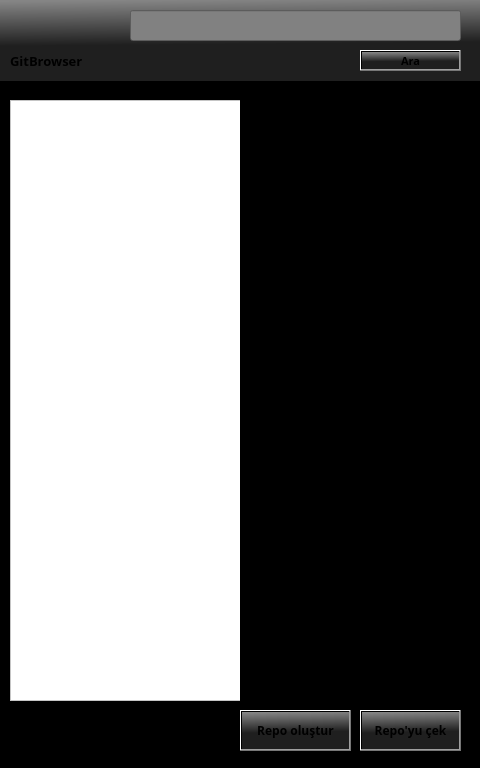
<?xml version="1.0" encoding="UTF-8"?>
<ui version="4.0">
 <class>Form</class>
 <widget class="QWidget" name="Form">
  <property name="geometry">
   <rect>
    <x>0</x>
    <y>0</y>
    <width>480</width>
    <height>768</height>
   </rect>
  </property>
  <property name="windowTitle">
   <string>Form</string>
  </property>
  <property name="styleSheet">
   <string notr="true">background-color: rgb(0, 0, 0);</string>
  </property>
  <widget class="QFrame" name="frame">
   <property name="geometry">
    <rect>
     <x>0</x>
     <y>0</y>
     <width>481</width>
     <height>781</height>
    </rect>
   </property>
   <property name="frameShape">
    <enum>QFrame::Shape::StyledPanel</enum>
   </property>
   <property name="frameShadow">
    <enum>QFrame::Shadow::Raised</enum>
   </property>
   <widget class="QFrame" name="frame_2">
    <property name="geometry">
     <rect>
      <x>0</x>
      <y>0</y>
      <width>481</width>
      <height>81</height>
     </rect>
    </property>
    <property name="styleSheet">
     <string notr="true">background-color: qlineargradient(spread:pad, x1:0.35, y1:0.551227, x2:0.321858, y2:0, stop:0 rgba(31, 31, 31, 255), stop:1 rgba(133, 133, 133, 255));</string>
    </property>
    <property name="frameShape">
     <enum>QFrame::Shape::NoFrame</enum>
    </property>
    <property name="frameShadow">
     <enum>QFrame::Shadow::Raised</enum>
    </property>
    <widget class="QLineEdit" name="lineEdit">
     <property name="geometry">
      <rect>
       <x>130</x>
       <y>10</y>
       <width>331</width>
       <height>31</height>
      </rect>
     </property>
     <property name="styleSheet">
      <string notr="true">
background-color: rgb(129, 129, 129);</string>
     </property>
    </widget>
    <widget class="QLabel" name="label_2">
     <property name="geometry">
      <rect>
       <x>10</x>
       <y>50</y>
       <width>101</width>
       <height>21</height>
      </rect>
     </property>
     <property name="font">
      <font>
       <family>Droid Sans</family>
       <pointsize>10</pointsize>
       <bold>true</bold>
      </font>
     </property>
     <property name="styleSheet">
      <string notr="true">background-color: rgba(255, 255, 255,0);</string>
     </property>
     <property name="text">
      <string>GitBrowser</string>
     </property>
    </widget>
    <widget class="QPushButton" name="pushButton_3">
     <property name="geometry">
      <rect>
       <x>360</x>
       <y>50</y>
       <width>101</width>
       <height>21</height>
      </rect>
     </property>
     <property name="font">
      <font>
       <family>Droid Sans</family>
       <pointsize>8</pointsize>
       <bold>true</bold>
      </font>
     </property>
     <property name="styleSheet">
      <string notr="true">background-color: qlineargradient(spread:pad, x1:0.35, y1:0.551227, x2:0.321858, y2:0, stop:0 rgba(31, 31, 31, 255), stop:1 rgba(133, 133, 133, 255));</string>
     </property>
     <property name="text">
      <string>Ara</string>
     </property>
    </widget>
    <widget class="QLabel" name="label_3">
     <property name="geometry">
      <rect>
       <x>30</x>
       <y>10</y>
       <width>41</width>
       <height>41</height>
      </rect>
     </property>
     <property name="font">
      <font>
       <family>Droid Sans</family>
       <pointsize>10</pointsize>
       <bold>true</bold>
      </font>
     </property>
     <property name="styleSheet">
      <string notr="true">background-color: rgba(255, 255, 255,0);</string>
     </property>
     <property name="text">
      <string/>
     </property>
     <property name="pixmap">
      <pixmap>../Downloads/Frame 20 (1).png</pixmap>
     </property>
     <property name="scaledContents">
      <bool>true</bool>
     </property>
    </widget>
   </widget>
   <widget class="QTreeView" name="treeView">
    <property name="geometry">
     <rect>
      <x>10</x>
      <y>100</y>
      <width>231</width>
      <height>601</height>
     </rect>
    </property>
    <property name="styleSheet">
     <string notr="true">background-color: rgb(255, 255, 255);</string>
    </property>
   </widget>
   <widget class="QTreeView" name="treeView_2">
    <property name="geometry">
     <rect>
      <x>240</x>
      <y>100</y>
      <width>231</width>
      <height>601</height>
     </rect>
    </property>
   </widget>
   <widget class="QPushButton" name="pushButton">
    <property name="geometry">
     <rect>
      <x>360</x>
      <y>710</y>
      <width>101</width>
      <height>41</height>
     </rect>
    </property>
    <property name="font">
     <font>
      <family>Droid Sans</family>
      <bold>true</bold>
     </font>
    </property>
    <property name="styleSheet">
     <string notr="true">background-color: qlineargradient(spread:pad, x1:0.35, y1:0.551227, x2:0.321858, y2:0, stop:0 rgba(31, 31, 31, 255), stop:1 rgba(133, 133, 133, 255));</string>
    </property>
    <property name="text">
     <string>Repo'yu çek</string>
    </property>
   </widget>
   <widget class="QPushButton" name="pushButton_2">
    <property name="geometry">
     <rect>
      <x>240</x>
      <y>710</y>
      <width>111</width>
      <height>41</height>
     </rect>
    </property>
    <property name="font">
     <font>
      <family>Droid Sans</family>
      <bold>true</bold>
     </font>
    </property>
    <property name="styleSheet">
     <string notr="true">background-color: qlineargradient(spread:pad, x1:0.35, y1:0.551227, x2:0.321858, y2:0, stop:0 rgba(31, 31, 31, 255), stop:1 rgba(133, 133, 133, 255));</string>
    </property>
    <property name="text">
     <string>Repo oluştur</string>
    </property>
   </widget>
  </widget>
 </widget>
 <resources/>
 <connections/>
</ui>
